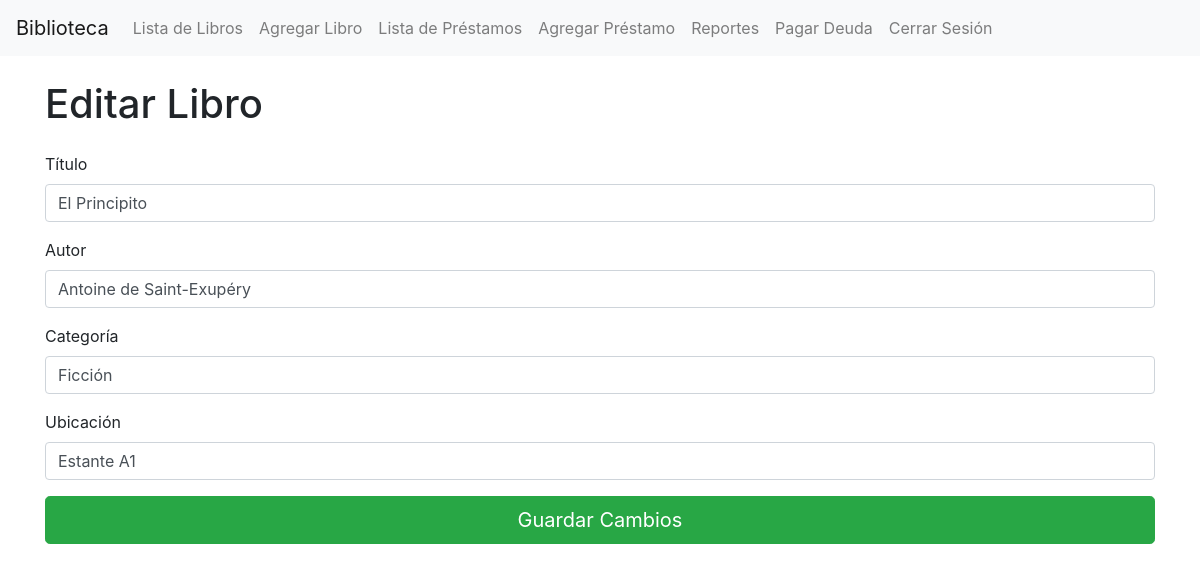
The app's page /gestion/editar/3/ (signed in) with its own data.
### gestion/models.py (models this page shows, shortened)
class Libro(models.Model):
    titulo = models.CharField(max_length=200)
    autor = models.CharField(max_length=200)
    categoria = models.CharField(max_length=100)
    ubicacion = models.CharField(max_length=100)
    estado = models.BooleanField(default=True)
    copias_disponibles = models.PositiveIntegerField(default=1)

### gestion/views.py (the view, shortened to what this page needs)
# urls.py: path('editar/<int:libro_id>/', views.editar_libro, name='editar_libro'),
@login_required
def editar_libro(request, libro_id):
    libro = get_object_or_404(Libro, id=libro_id)
    return render(request, 'gestion/editar_libro.html', {'libro': libro})

### gestion/templates/gestion/editar_libro.html (shortened to what this page needs)
<!DOCTYPE html>
<html lang="es">
<head>
    <link rel="stylesheet" href="https://maxcdn.bootstrapcdn.com/bootstrap/4.5.2/css/bootstrap.min.css">
</head>
<body>
    <nav class="navbar navbar-expand-lg navbar-light bg-light">
        <a class="navbar-brand" href="#">Biblioteca</a>
        <div class="collapse navbar-collapse">
            <ul class="navbar-nav">
                <li class="nav-item"><a class="nav-link" href="{% url 'lista_libros' %}">Lista de Libros</a></li>
                <li class="nav-item"><a class="nav-link" href="{% url 'agregar_libro' %}">Agregar Libro</a></li>
                <li class="nav-item"><a class="nav-link" href="{% url 'lista_prestamos' %}">Lista de Préstamos</a></li>
                <li class="nav-item"><a class="nav-link" href="{% url 'agregar_prestamo' %}">Agregar Préstamo</a></li>
                <li class="nav-item"><a class="nav-link" href="{% url 'reportes' %}">Reportes</a></li>
                <li class="nav-item"><a class="nav-link" href="{% url 'pagar_multa' %}">Pagar Deuda</a></li>
                <li class="nav-item"><a class="nav-link" href="{% url 'logout_usuario' %}">Cerrar Sesión</a></li>
            </ul>
        </div>
    </nav>
    <div class="container mt-4">
        <h1 class="mb-4">Editar Libro</h1>
        <form method="POST">
            <div class="form-group">
                <label for="titulo">Título</label>
                <input type="text" name="titulo" id="titulo" class="form-control" value="{{ libro.titulo }}" required>
            </div>
            <div class="form-group">
                <label for="autor">Autor</label>
                <input type="text" name="autor" id="autor" class="form-control" value="{{ libro.autor }}" required>
            </div>
            <div class="form-group">
                <label for="categoria">Categoría</label>
                <input type="text" name="categoria" id="categoria" class="form-control" value="{{ libro.categoria }}" required>
            </div>
            <div class="form-group">
                <label for="ubicacion">Ubicación</label>
                <input type="text" name="ubicacion" id="ubicacion" class="form-control" value="{{ libro.ubicacion }}" required>
            </div>
            <button type="submit" class="btn btn-success btn-lg btn-block">Guardar Cambios</button>
        </form>
    </div>
</body>
</html>

### records on screen
Libro: titulo "El Principito", autor "Antoine de Saint-Exupéry", categoria "Ficción", ubicacion "Estante A1"
